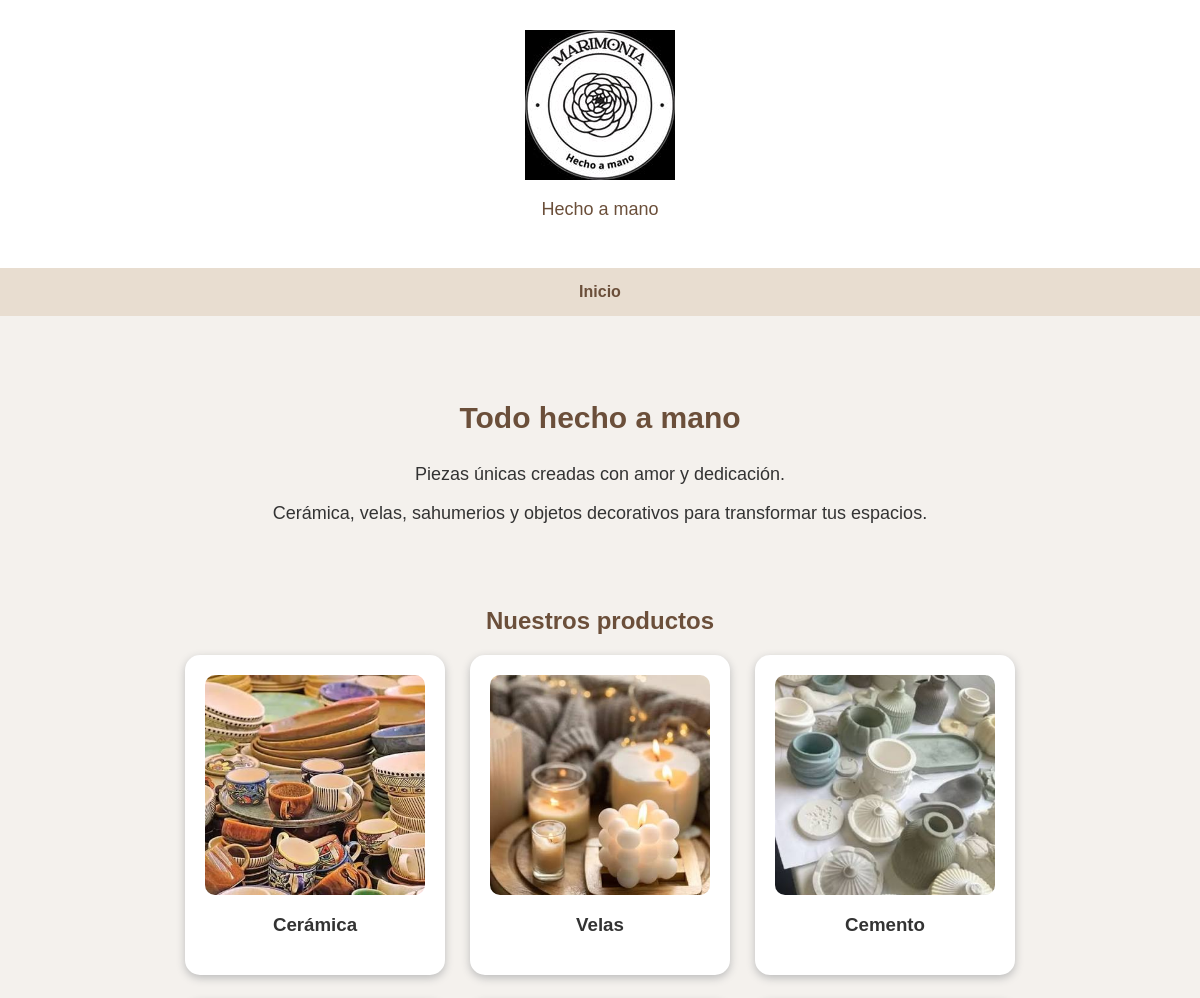
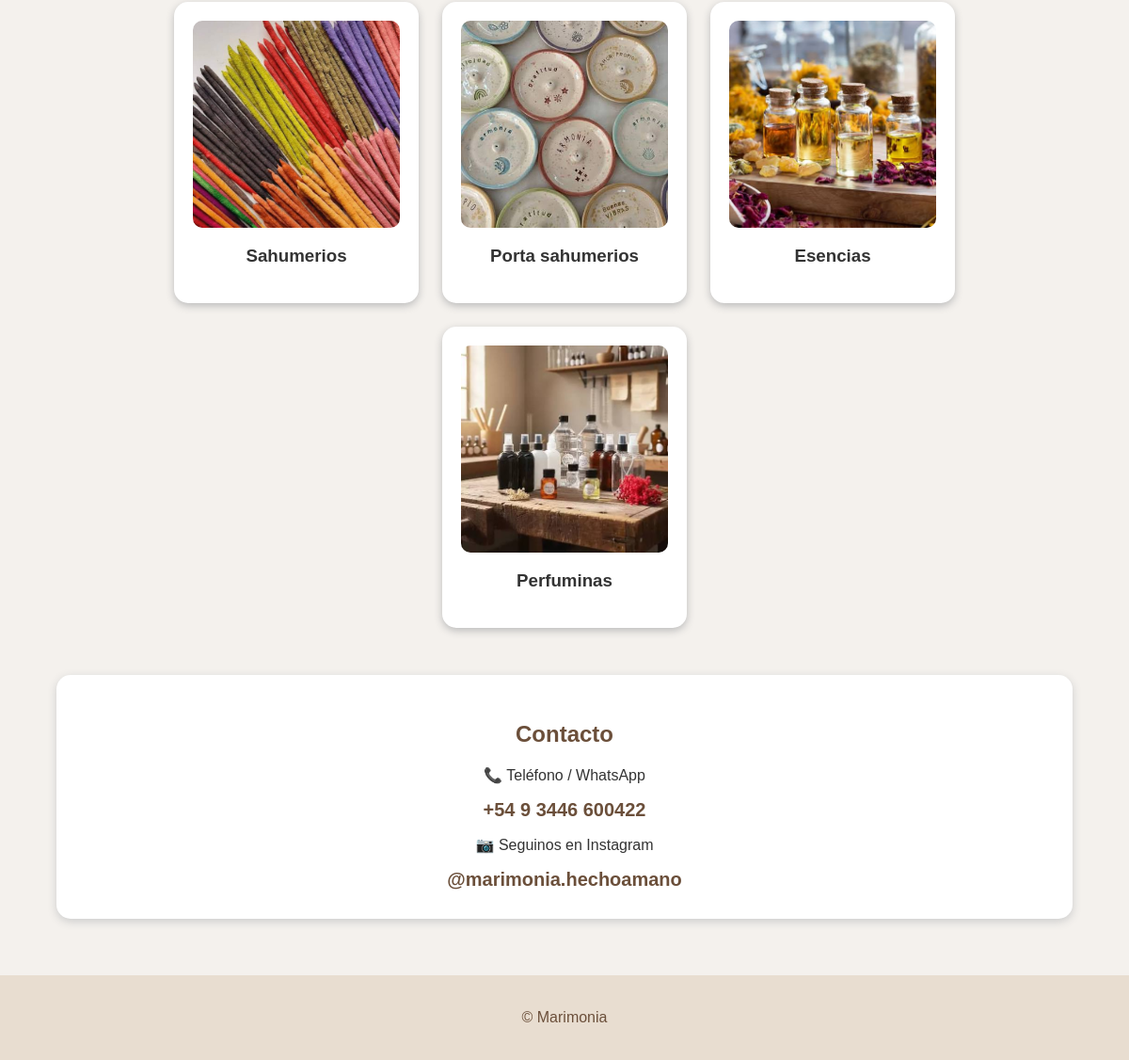
The page / on the database its author committed (2 pictures, top to bottom).
### app/models.py (models this page shows)
class Categoria(db.Model):
    __tablename__ = "categoria"
    id = db.Column(db.Integer, primary_key=True)
    nombre = db.Column(db.String(100), unique=True, nullable=False)
    imagen = db.Column(db.String(200))
    productos = db.relationship(
        "Producto",
        backref="categoria",
        lazy=True
    )

### app/routes.py (the view)
@main.route("/")
def inicio():
    categorias = Categoria.query.all()
    return render_template(
        "index.html",
        categorias=categorias,
    )

### app/templates/index.html (shortened to what this page needs)
{% extends "layout.html" %}
{% block contenido %}
<section class="presentacion">
    <h2>
        Todo hecho a mano
    </h2>
    <p>
        Piezas únicas creadas con amor y dedicación.
    </p>
    <p>
        Cerámica, velas, sahumerios y objetos decorativos
        para transformar tus espacios.
    </p>
</section>
<h2 class="titulo">
Nuestros productos
</h2>
<div class="categorias">
{% for categoria in categorias %}
<a href="{{ url_for('main.categoria', nombre=categoria.nombre) }}"
   class="card categoria-card">
{% if categoria.imagen %}
<img src="{{ url_for('static', filename='images/categorias/' + categoria.imagen) }}"
     alt="{{ categoria.nombre }}">
{% endif %}
<h3>
{{ categoria.nombre }}
</h3>
</a>
{% endfor %}
</div>
<section class="redes">
<h2>
Contacto
</h2>
<p>
📞 Teléfono / WhatsApp
</p>
<a href="tel:+549XXXXXXXXXX">
+54 9 3446 600422
</a>
<p>
📷 Seguinos en Instagram
</p>
<a href="https://www.instagram.com/marimonia.hechoamano"
   target="_blank">
@marimonia.hechoamano
</a>
</section>
{% endblock %}

### app/templates/layout.html (shortened to what this page needs)
<!DOCTYPE html>
<html lang="es">
<head>
<link rel="stylesheet" href="{{ url_for('static', filename='css/style.css') }}">
</head>
<body>
<header>
<img src="{{ url_for('static', filename='images/logo.png') }}"
     class="logo-header"
     alt="Marimonia">
<p>
Hecho a mano
</p>
</header>
<nav>
<a href="/">Inicio</a>
</nav>
<div class="contenedor">
{% block contenido %}
{% endblock %}
</div>
<footer>
<p>© Marimonia</p>
</footer>
</body>
</html>

### app/static/css/style.css (style rules this page uses)
body { font-family: Arial, sans-serif; background: #f4f1ed; margin: 0; color: #333; }
header { background: white; color: #6b4f3a; padding: 30px; text-align: center; }
.logo-header { max-width:180px; height:auto; }
header p { margin-top:15px; font-size:18px; color:#6b4f3a; }
nav { background:#e8ddd0; padding:15px; text-align:center; }
nav a { color:#6b4f3a; text-decoration:none; font-weight:bold; }
.contenedor { width:90%; max-width:1200px; margin:auto; padding:20px; }
.titulo { text-align:center; margin-top:30px; color:#6b4f3a; }
.presentacion { text-align:center; padding:40px 20px; }
.presentacion h2 { color:#6b4f3a; font-size:30px; margin-top:25px; }
.presentacion p { font-size:18px; line-height:1.6; max-width:700px; margin:10px auto; }
.categorias, .productos { display:flex; flex-wrap:wrap; justify-content:center; gap:25px; }
.card { background:white; width:220px; padding:20px; border-radius:15px; box-shadow:0 3px 8px #bbb; text-align:center; }
.card img { width:100%; height:180px; object-fit:cover; border-radius:10px; }
.categoria-card { display:block; text-decoration:none; color:#333; transition:.3s; }
.categoria-card img { width:100%; height:220px; object-fit:cover; }
.categoria-card h3 { margin-top:15px; }
.redes { text-align:center; margin-top:50px; padding:30px; background:white; border-radius:15px; box-shadow:0 3px 10px #ccc; }
.redes h2 { color:#6b4f3a; }
.redes a { color:#6b4f3a; font-size:20px; font-weight:bold; text-decoration:none; }
footer { margin-top:40px; background:#e8ddd0; color:#6b4f3a; text-align:center; padding:20px; }

### rows shown on the page
Categoria: imagen (picture), nombre "Cerámica"
Categoria: imagen (picture), nombre "Velas"
Categoria: imagen (picture), nombre "Cemento"
Categoria: imagen (picture), nombre "Sahumerios"
Categoria: imagen (picture), nombre "Porta sahumerios"
Categoria: imagen (picture), nombre "Esencias"
Categoria: imagen (picture), nombre "Perfuminas"
